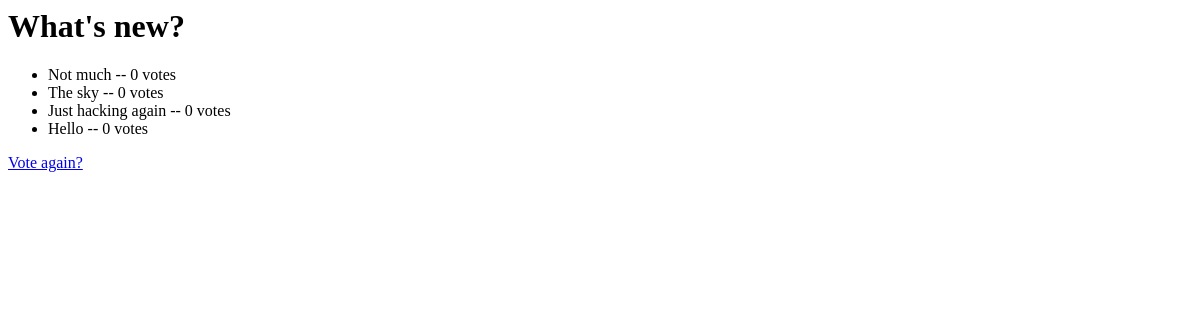
/polls/1/results/, run on an earlier commit of the app's database.
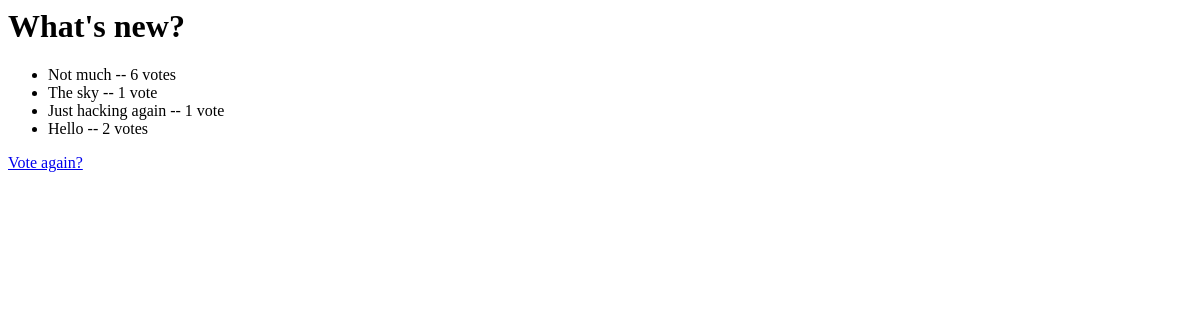
And on a later commit of the database.
### polls/models.py (models this page shows, shortened)
class Poll(models.Model):
    question = models.CharField(max_length=200)
    pub_date = models.DateTimeField('date published')

class Choice(models.Model):
    poll = models.ForeignKey(Poll)
    choice_text = models.CharField(max_length=200)
    votes = models.IntegerField()

### polls/views.py (the view)
# urls.py: url(r'^(?P<poll_id>\d+)/results/$', views.results, name='results'),
def results(request, poll_id):
    poll = get_object_or_404(Poll, pk=poll_id)
    return render(request, 'polls/results.html', {'poll': poll})

### polls/templates/polls/results.html
<h1>{{ poll.question }}</h1>
<ul>
{% for choice in poll.choice_set.all %}
    <li>{{ choice.choice_text }} -- {{ choice.votes }} vote{{ choice.votes|pluralize }}</li>
{% endfor %}
</ul>
<a href="{% url 'polls:detail' poll.id %}">Vote again?</a>

What changed in the data, as far as the page shows it:
changed Choice "Not much": votes "0" → "6"
changed Choice "The sky": votes "0" → "1"
changed Choice "Just hacking again": votes "0" → "1"
changed Choice "Hello": votes "0" → "2"
